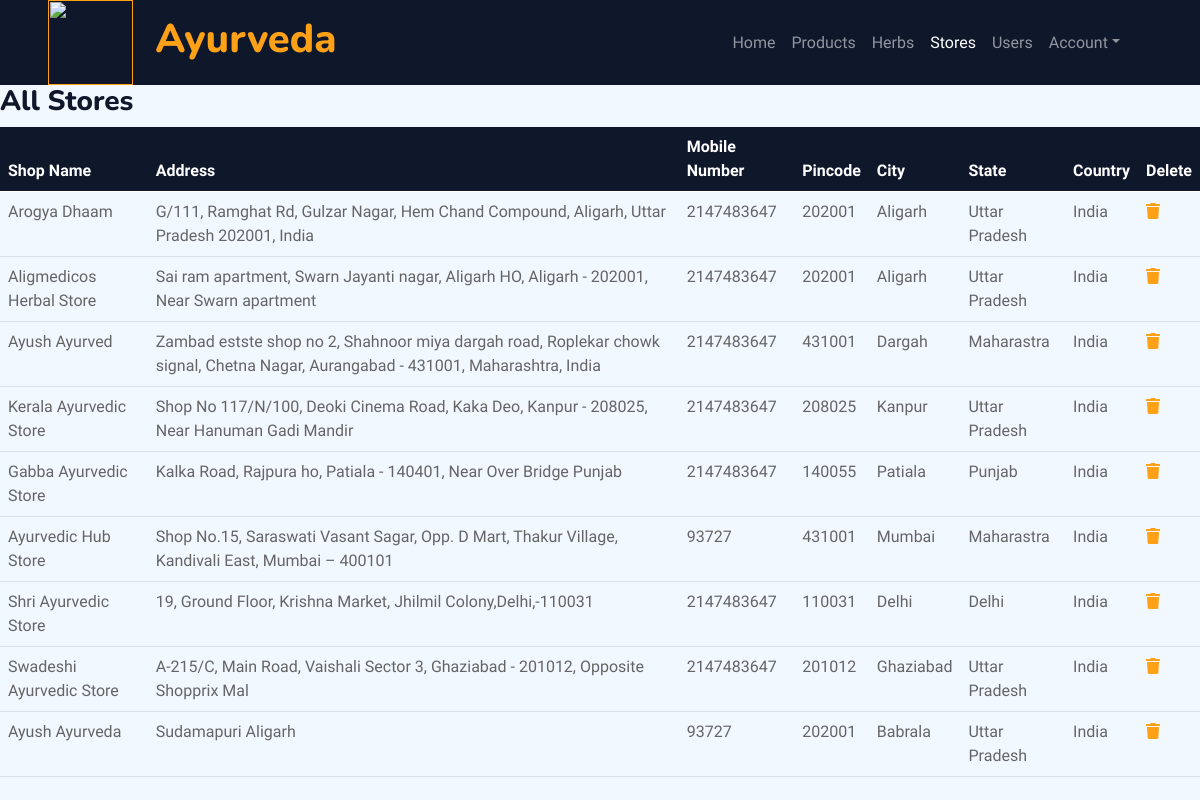
/admin/stores.php (signed in), run on an earlier commit of the app's database.
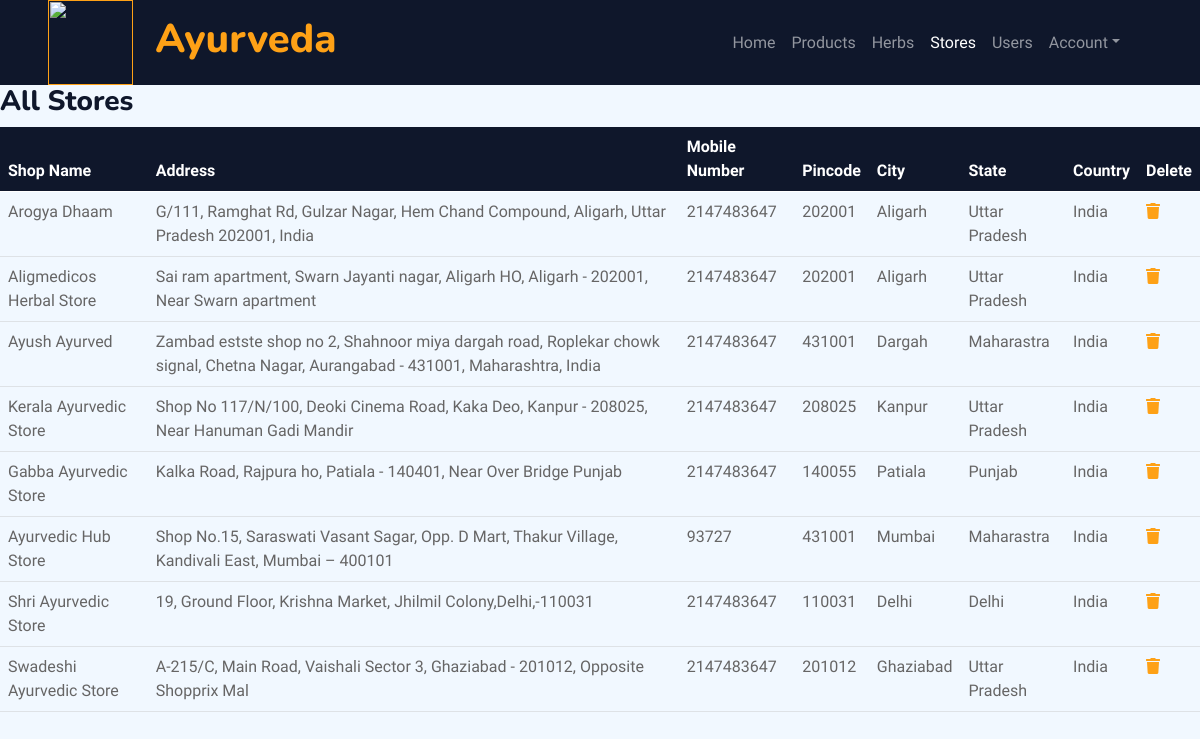
And on a later commit of the database.
### tables this page shows
CREATE TABLE `stores` (
  `id` int(11) NOT NULL,
  `shop_name` varchar(100) NOT NULL,
  `shop_address` varchar(200) NOT NULL,
  `mobile_number` int(15) NOT NULL,
  `shop_image` varchar(100) NOT NULL,
  `pincode` varchar(6) NOT NULL,
  `city` varchar(20) NOT NULL,
  `state` varchar(20) NOT NULL,
  `country` varchar(20) NOT NULL
);

### admin/stores.php (the view, shortened to what this page needs)
<!DOCTYPE html>
<html>
<head>
    <link href="https://cdnjs.cloudflare.com/ajax/libs/font-awesome/5.10.0/css/all.min.css" rel="stylesheet">
    <link href="https://cdn.jsdelivr.net/npm/bootstrap-icons@1.4.1/font/bootstrap-icons.css" rel="stylesheet">
    <link href="lib/animate/animate.min.css" rel="stylesheet">
    <link href="lib/owlcarousel/assets/owl.carousel.min.css" rel="stylesheet">
    <link href="lib/tempusdominus/css/tempusdominus-bootstrap-4.min.css" rel="stylesheet" />
    <link href="css/bootstrap.min.css" rel="stylesheet">
</head>
<body>
     <?php
        include("connection.php");
        $sql="select * from stores";
        $res=mysqli_query($con,$sql);
    ?>
        <div class="container-xxl position-relative p-0">
            <nav class="navbar navbar-expand-lg navbar-dark bg-dark px-4 px-lg-5 py-3 py-lg-0">
                <a href="" class="navbar-brand p-0">
                    <h1 class="text-primary m-0"><img src="img/logo.png" width="85px" height="85px"> &nbsp;Ayurveda</h1>
                </a>
                <div class="collapse navbar-collapse" id="navbarCollapse">
                    <div class="navbar-nav ms-auto py-0 pe-4">
                        <a href="home.php" class="nav-item nav-link">Home</a>
                        <a href="products.php" class="nav-item nav-link">Products</a>
                        <a href="herbs.php" class="nav-item nav-link">Herbs</a>
                        <a href="stores.php" class="nav-item nav-link active">Stores</a>
                        <a href="users.php" class="nav-item nav-link">Users</a>
                        <div class="nav-item dropdown">
                             <a href="#" class="nav-link dropdown-toggle" data-bs-toggle="dropdown">Account</a>
                        </div>
                    </div>
                </div>
            </nav>
        </div>
         <div class="container-xxl position-relative p-0">
           <div class="">
            <div><h3>All Stores</h3></div>
        </div>
          <table class="table">
          <thead class="table-dark">
          <tr>
          <th scope="col">Shop Name</th>
          <th scope="col">Address</th>
          <th scope="col">Mobile Number</th>
          <th scope="col">Pincode</th>
          <th scope="col">City</th>
          <th scope="col">State</th>
          <th scope="col">Country</th>
          <th scope="col">Delete</th>
          </tr>
          </thead>
          <tbody>
           <?php
               while($row=mysqli_fetch_assoc($res))
               {
            ?>
            <tr>
              <td><?php echo $row['shop_name'];?></td>
              <td><?php echo $row['shop_address'];?></td>
              <td><?php echo $row['mobile_number'];?></td>
              <td><?php echo $row['pincode'];?></td>
              <td><?php echo $row['city'];?></td>
              <td><?php echo $row['state'];?></td>
              <td><?php echo $row['country'];?></td>
              <td ><a href='delete_store.php?id=<?php echo $row["id"]; ?>'><i  class="fa fa-trash" aria-hidden="true"></i></a></td>
            </tr>
            <?php
               }
            ?>
          </tbody>
        </table>
    </div>
</body>
</html>

What changed in the data, as far as the page shows it:
removed stores: shop_name "Ayush Ayurveda", shop_address "Sudamapuri Aligarh", mobile_number "93727", pincode "202001", city "Babrala", state "Uttar Pradesh", country "India"
